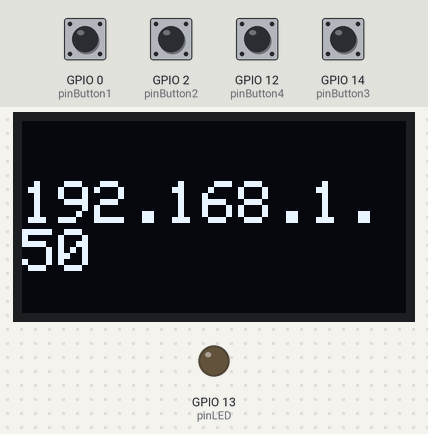
Bench run of a sketch on a simulated ESP8266 (NodeMCU). On the bench: 128×64 one-colour display, output pins drawn as LEDs (lit = HIGH). The inputs (shaded band) are chosen by the test bench; at power-on: GPIO 0 (pinButton1), GPIO 2 (pinButton2), GPIO 12 (pinButton4), GPIO 14 (pinButton3) HIGH. WiFi joins after 1.5 s; servers stay silent unless stated; not simulated (calls return 0 or success): credentials.h; what the sketch prints to the serial monitor is not drawn.

Above: at 2.7 s.
2.8 s: GPIO 12 (pinButton4) pulled LOW for 0.25 s
At 3.01 s:
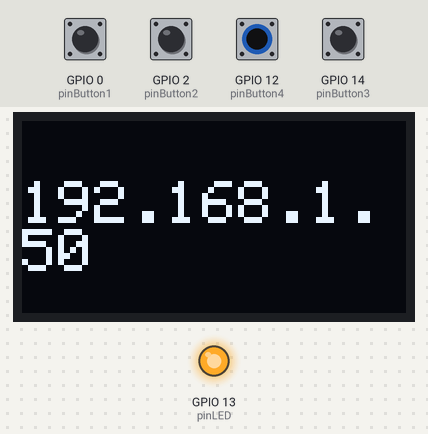
Timing chart, 0 to 5.8 s (numbered marks = the images above; inputs shaded):
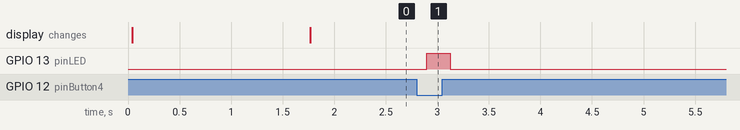

The sketch:

OLED.ino
```cpp
#include <ESP8266WiFi.h>
#include <SPI.h>
#include <Wire.h>
#include <Adafruit_GFX.h>
#include <Adafruit_SSD1306.h>
#include "credentials.h"

#define SCREEN_WIDTH 128  // OLED display width, in pixels
#define SCREEN_HEIGHT 64  // OLED display height, in pixels

#define OLED_RESET LED_BUILTIN  // Reset pin # (or -1 if sharing Arduino reset pin)
Adafruit_SSD1306 display(SCREEN_WIDTH, SCREEN_HEIGHT, &Wire, OLED_RESET);

//----------------  Fill in your credentails   ---------------------
const char ssid[] = WIFI_SSID_EV;
const char pass[] = WIFI_PASSWORD_EV;
//const char ssid[] = WIFI_SSID_IS;
//const char pass[] = WIFI_PASSWORD_IS;
//------------------------------------------------------------------

const char *host = "api.thingspeak.com";
const char *url = "/apps/thinghttp/send_request?api_key=ID01RLTWTE0EF82T";

int pinButton1 = 0;
int pinButton2 = 2;
int pinButton3 = 14;
int pinButton4 = 12;
int pinLED = 13;

void setup() {
  Serial.begin(115200);
  delay(10);

  display.begin(SSD1306_SWITCHCAPVCC, 0x3C);
  pinMode(LED_BUILTIN, OUTPUT);
  pinMode(pinButton1, INPUT_PULLUP);
  pinMode(pinButton2, INPUT_PULLUP);
  pinMode(pinButton3, INPUT_PULLUP);
  pinMode(pinButton4, INPUT_PULLUP);
  pinMode(pinLED, OUTPUT);


  // We start by connecting to a WiFi network
  Serial.println();
  Serial.println();
  Serial.print("Connecting to ");
  Serial.println(ssid);

  WiFi.begin(WIFI_SSID_EV, WIFI_PASSWORD_EV);

  while (WiFi.status() != WL_CONNECTED) {
    delay(500);
    Serial.print(".");
  }

  Serial.println("");
  Serial.println("WiFi connected");
  Serial.println("IP address: ");
  Serial.println(WiFi.localIP());
}

void loop() {
  if (digitalRead(pinButton1) == LOW) {
    digitalWrite(pinLED, HIGH);
    Serial.println('1');
  } else {
    digitalWrite(pinLED, LOW);
  }

  if (digitalRead(pinButton2) == LOW) {
    digitalWrite(pinLED, HIGH);
    Serial.println('2');
  } else {
    digitalWrite(pinLED, LOW);
  }

  if (digitalRead(pinButton3) == LOW) {
    digitalWrite(pinLED, HIGH);
    Serial.println('3');
  } else {
    digitalWrite(pinLED, LOW);
  }

  if (digitalRead(pinButton4) == LOW) {
    digitalWrite(pinLED, HIGH);
    Serial.println('4');
  } else {
    digitalWrite(pinLED, LOW);
  }

  Serial.print("Connecting to ");
  Serial.println(host);

  // Use WiFiClient class to create TCP connections
  WiFiClient Client;
  const int httpPort = 80;
  if (!Client.connect(host, httpPort)) {
    Serial.println("Connection failed");
    return;
  }

  display.clearDisplay();
  display.setTextSize(2);       // Normal 1:1 pixel scale
  display.setTextColor(WHITE);  // Draw white text
  display.cp437(true);          // Use full 256 char 'Code Page 437' font
  display.setCursor(0, 20);
  display.print(WiFi.localIP());

  display.display();
}
```

Measured:
- after the input at 2.8 s, GPIO 13 (pinLED): LOW → HIGH after 0.10 s, → LOW 0.23 s later
